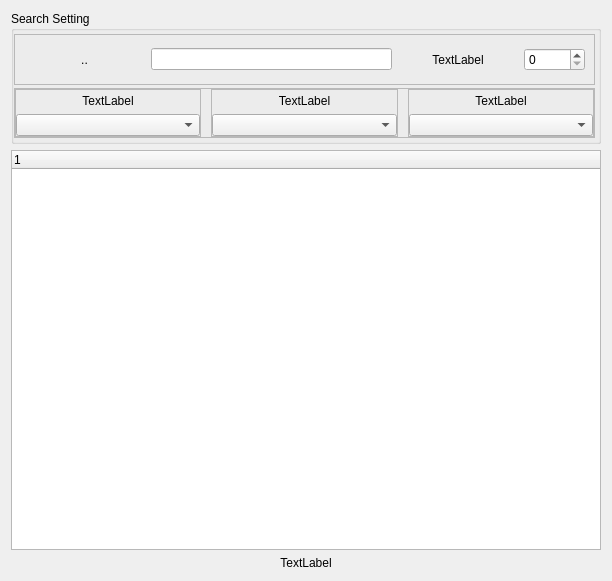
<?xml version="1.0" encoding="UTF-8"?>
<ui version="4.0">
 <class>Form</class>
 <widget class="QWidget" name="Form">
  <property name="geometry">
   <rect>
    <x>0</x>
    <y>0</y>
    <width>612</width>
    <height>581</height>
   </rect>
  </property>
  <property name="windowTitle">
   <string>Form</string>
  </property>
  <layout class="QVBoxLayout" name="verticalLayout_5" stretch="1,3,0">
   <item>
    <widget class="QGroupBox" name="groupBox">
     <property name="title">
      <string>Search Setting</string>
     </property>
     <layout class="QVBoxLayout" name="verticalLayout_4">
      <property name="spacing">
       <number>3</number>
      </property>
      <property name="leftMargin">
       <number>0</number>
      </property>
      <property name="topMargin">
       <number>3</number>
      </property>
      <property name="rightMargin">
       <number>3</number>
      </property>
      <property name="bottomMargin">
       <number>3</number>
      </property>
      <item>
       <widget class="QFrame" name="frame_kw_lim">
        <property name="frameShape">
         <enum>QFrame::StyledPanel</enum>
        </property>
        <property name="frameShadow">
         <enum>QFrame::Raised</enum>
        </property>
        <layout class="QHBoxLayout" name="horizontalLayout" stretch="1,2,1,0">
         <item>
          <widget class="QLabel" name="label_kw">
           <property name="text">
            <string>..</string>
           </property>
           <property name="alignment">
            <set>Qt::AlignCenter</set>
           </property>
          </widget>
         </item>
         <item>
          <widget class="QLineEdit" name="lineEdit_kw"/>
         </item>
         <item>
          <widget class="QLabel" name="label_lim">
           <property name="text">
            <string>TextLabel</string>
           </property>
           <property name="alignment">
            <set>Qt::AlignCenter</set>
           </property>
          </widget>
         </item>
         <item>
          <widget class="QSpinBox" name="spinBox_lim">
           <property name="maximum">
            <number>10000</number>
           </property>
          </widget>
         </item>
        </layout>
       </widget>
      </item>
      <item>
       <widget class="QFrame" name="frame_5">
        <property name="frameShape">
         <enum>QFrame::StyledPanel</enum>
        </property>
        <property name="frameShadow">
         <enum>QFrame::Raised</enum>
        </property>
        <layout class="QHBoxLayout" name="horizontalLayout_2">
         <property name="spacing">
          <number>10</number>
         </property>
         <property name="leftMargin">
          <number>0</number>
         </property>
         <property name="topMargin">
          <number>0</number>
         </property>
         <property name="rightMargin">
          <number>0</number>
         </property>
         <property name="bottomMargin">
          <number>0</number>
         </property>
         <item>
          <widget class="QFrame" name="frame_2">
           <property name="frameShape">
            <enum>QFrame::StyledPanel</enum>
           </property>
           <property name="frameShadow">
            <enum>QFrame::Raised</enum>
           </property>
           <layout class="QVBoxLayout" name="verticalLayout">
            <property name="spacing">
             <number>3</number>
            </property>
            <property name="leftMargin">
             <number>0</number>
            </property>
            <property name="topMargin">
             <number>0</number>
            </property>
            <property name="rightMargin">
             <number>0</number>
            </property>
            <property name="bottomMargin">
             <number>0</number>
            </property>
            <item>
             <widget class="QLabel" name="label_cat">
              <property name="text">
               <string>TextLabel</string>
              </property>
              <property name="alignment">
               <set>Qt::AlignCenter</set>
              </property>
             </widget>
            </item>
            <item>
             <widget class="QComboBox" name="comboBox_cat"/>
            </item>
           </layout>
          </widget>
         </item>
         <item>
          <widget class="QFrame" name="frame_3">
           <property name="frameShape">
            <enum>QFrame::StyledPanel</enum>
           </property>
           <property name="frameShadow">
            <enum>QFrame::Raised</enum>
           </property>
           <layout class="QVBoxLayout" name="verticalLayout_2">
            <property name="spacing">
             <number>3</number>
            </property>
            <property name="leftMargin">
             <number>0</number>
            </property>
            <property name="topMargin">
             <number>0</number>
            </property>
            <property name="rightMargin">
             <number>0</number>
            </property>
            <property name="bottomMargin">
             <number>0</number>
            </property>
            <item>
             <widget class="QLabel" name="label_sub">
              <property name="text">
               <string>TextLabel</string>
              </property>
              <property name="alignment">
               <set>Qt::AlignCenter</set>
              </property>
             </widget>
            </item>
            <item>
             <widget class="QComboBox" name="comboBox_sub"/>
            </item>
           </layout>
          </widget>
         </item>
         <item>
          <widget class="QFrame" name="frame_4">
           <property name="frameShape">
            <enum>QFrame::StyledPanel</enum>
           </property>
           <property name="frameShadow">
            <enum>QFrame::Raised</enum>
           </property>
           <layout class="QVBoxLayout" name="verticalLayout_3">
            <property name="spacing">
             <number>3</number>
            </property>
            <property name="leftMargin">
             <number>0</number>
            </property>
            <property name="topMargin">
             <number>0</number>
            </property>
            <property name="rightMargin">
             <number>0</number>
            </property>
            <property name="bottomMargin">
             <number>0</number>
            </property>
            <item>
             <widget class="QLabel" name="label_city">
              <property name="text">
               <string>TextLabel</string>
              </property>
              <property name="alignment">
               <set>Qt::AlignCenter</set>
              </property>
             </widget>
            </item>
            <item>
             <widget class="QComboBox" name="comboBox_city"/>
            </item>
           </layout>
          </widget>
         </item>
        </layout>
       </widget>
      </item>
     </layout>
    </widget>
   </item>
   <item>
    <widget class="QTreeWidget" name="treeWidget">
     <column>
      <property name="text">
       <string notr="true">1</string>
      </property>
     </column>
    </widget>
   </item>
   <item>
    <widget class="QLabel" name="label_count">
     <property name="text">
      <string>TextLabel</string>
     </property>
     <property name="alignment">
      <set>Qt::AlignCenter</set>
     </property>
    </widget>
   </item>
  </layout>
 </widget>
 <resources/>
 <connections/>
</ui>
